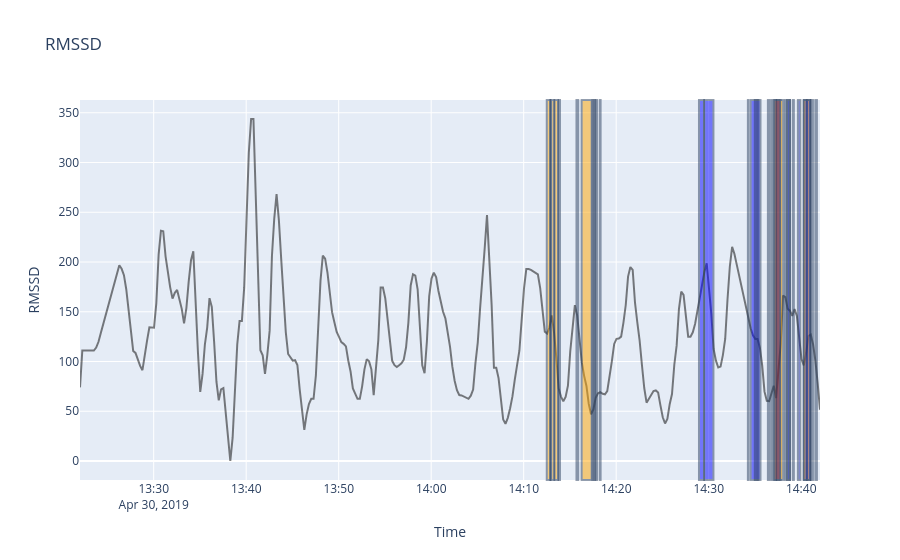

Notebook code for this chart:
### Code cell
# Plot RMSSD along with aggression events
viz.plot_rmssd(df_rmssd, df_bvp)

### Figure 1 — Plotly figure (JSON) as saved in the notebook; plotly's stock layout.template omitted (floating-point values rounded to 4 significant figures; data arrays with more than 128 entries replaced by an {"elided": "..."} marker saying what was removed)
{"data": [{"line": {"color": "black"}, "mode": "lines", "name": "RMSSD", "opacity": 0.5, "type": "scatter", "x": {"elided": "321 str values"}, "y": {"elided": "321 float values"}}], "layout": {"shapes": [{"fillcolor": "red", "opacity": 0.5, "type": "rect", "x0": "2019-04-30T14:36:24.015620117", "x1": "2019-04-30T14:36:33.015620117", "xref": "x", "y0": 0, "y1": 1, "yref": "y domain"}, {"fillcolor": "red", "opacity": 0.5, "type": "rect", "x0": "2019-04-30T14:36:45.734379883", "x1": "2019-04-30T14:36:53.218750", "xref": "x", "y0": 0, "y1": 1, "yref": "y domain"}, {"fillcolor": "red", "opacity": 0.5, "type": "rect", "x0": "2019-04-30T14:37:07.531250", "x1": "2019-04-30T14:37:46.328120117", "xref": "x", "y0": 0, "y1": 1, "yref": "y domain"}, {"fillcolor": "blue", "opacity": 0.5, "type": "rect", "x0": "2019-04-30T14:28:57.015620117", "x1": "2019-04-30T14:29:29.687500", "xref": "x", "y0": 0, "y1": 1, "yref": "y domain"}, {"fillcolor": "blue", "opacity": 0.5, "type": "rect", "x0": "2019-04-30T14:29:31", "x1": "2019-04-30T14:30:30.796879883", "xref": "x", "y0": 0, "y1": 1, "yref": "y domain"}, {"fillcolor": "blue", "opacity": 0.5, "type": "rect", "x0": "2019-04-30T14:34:31.937500", "x1": "2019-04-30T14:35:36.109379883", "xref": "x", "y0": 0, "y1": 1, "yref": "y domain"}, {"fillcolor": "blue", "opacity": 0.5, "type": "rect", "x0": "2019-04-30T14:38:15.109379883", "x1": "2019-04-30T14:38:27.140620117", "xref": "x", "y0": 0, "y1": 1, "yref": "y domain"}, {"fillcolor": "blue", "opacity": 0.5, "type": "rect", "x0": "2019-04-30T14:38:28.656250", "x1": "2019-04-30T14:38:48.046879883", "xref": "x", "y0": 0, "y1": 1, "yref": "y domain"}, {"fillcolor": "blue", "opacity": 0.5, "type": "rect", "x0": "2019-04-30T14:39:38.609379883", "x1": "2019-04-30T14:39:54.859379883", "xref": "x", "y0": 0, "y1": 1, "yref": "y domain"}, {"fillcolor": "blue", "opacity": 0.5, "type": "rect", "x0": "2019-04-30T14:40:18.062500", "x1": "2019-04-30T14:41:00.359379883", "xref": "x", "y0": 0, "y1": 1, "yref": "y domain"}, {"fillcolor": "orange", "opacity": 0.5, "type": "rect", "x0": "2019-04-30T14:12:29.609379883", "x1": "2019-04-30T14:12:52.250000", "xref": "x", "y0": 0, "y1": 1, "yref": "y domain"}, {"fillcolor": "orange", "opacity": 0.5, "type": "rect", "x0": "2019-04-30T14:12:52.437500", "x1": "2019-04-30T14:12:53.203120117", "xref": "x", "y0": 0, "y1": 1, "yref": "y domain"}, {"fillcolor": "orange", "opacity": 0.5, "type": "rect", "x0": "2019-04-30T14:12:58.984379883", "x1": "2019-04-30T14:13:18.109379883", "xref": "x", "y0": 0, "y1": 1, "yref": "y domain"}, {"fillcolor": "orange", "opacity": 0.5, "type": "rect", "x0": "2019-04-30T14:13:19.484379883", "x1": "2019-04-30T14:13:42.890620117", "xref": "x", "y0": 0, "y1": 1, "yref": "y domain"}, {"fillcolor": "orange", "opacity": 0.5, "type": "rect", "x0": "2019-04-30T14:13:46.171879883", "x1": "2019-04-30T14:13:55.468750", "xref": "x", "y0": 0, "y1": 1, "yref": "y domain"}, {"fillcolor": "orange", "opacity": 0.5, "type": "rect", "x0": "2019-04-30T14:15:42.359379883", "x1": "2019-04-30T14:15:53.609379883", "xref": "x", "y0": 0, "y1": 1, "yref": "y domain"}, {"fillcolor": "orange", "opacity": 0.5, "type": "rect", "x0": "2019-04-30T14:16:15.875000", "x1": "2019-04-30T14:17:20.843750", "xref": "x", "y0": 0, "y1": 1, "yref": "y domain"}, {"fillcolor": "orange", "opacity": 0.5, "type": "rect", "x0": "2019-04-30T14:17:26.265620117", "x1": "2019-04-30T14:17:32.234379883", "xref": "x", "y0": 0, "y1": 1, "yref": "y domain"}, {"fillcolor": "orange", "opacity": 0.5, "type": "rect", "x0": "2019-04-30T14:17:37.515620117", "x1": "2019-04-30T14:17:44.109379883", "xref": "x", "y0": 0, "y1": 1, "yref": "y domain"}, {"fillcolor": "orange", "opacity": 0.5, "type": "rect", "x0": "2019-04-30T14:17:46.218750", "x1": "2019-04-30T14:17:57.015620117", "xref": "x", "y0": 0, "y1": 1, "yref": "y domain"}, {"fillcolor": "orange", "opacity": 0.5, "type": "rect", "x0": "2019-04-30T14:18:14.703120117", "x1": "2019-04-30T14:18:19", "xref": "x", "y0": 0, "y1": 1, "yref": "y domain"}, {"fillcolor": "orange", "opacity": 0.5, "type": "rect", "x0": "2019-04-30T14:34:14.218750", "x1": "2019-04-30T14:34:18.031250", "xref": "x", "y0": 0, "y1": 1, "yref": "y domain"}, {"fillcolor": "orange", "opacity": 0.5, "type": "rect", "x0": "2019-04-30T14:34:59.015620117", "x1": "2019-04-30T14:35:08.312500", "xref": "x", "y0": 0, "y1": 1, "yref": "y domain"}, {"fillcolor": "orange", "opacity": 0.5, "type": "rect", "x0": "2019-04-30T14:35:19.265620117", "x1": "2019-04-30T14:35:22.218750", "xref": "x", "y0": 0, "y1": 1, "yref": "y domain"}, {"fillcolor": "orange", "opacity": 0.5, "type": "rect", "x0": "2019-04-30T14:37:03.156250", "x1": "2019-04-30T14:37:17.812500", "xref": "x", "y0": 0, "y1": 1, "yref": "y domain"}, {"fillcolor": "orange", "opacity": 0.5, "type": "rect", "x0": "2019-04-30T14:37:22.062500", "x1": "2019-04-30T14:37:31.250000", "xref": "x", "y0": 0, "y1": 1, "yref": "y domain"}, {"fillcolor": "orange", "opacity": 0.5, "type": "rect", "x0": "2019-04-30T14:37:42.125000", "x1": "2019-04-30T14:38:03.171879883", "xref": "x", "y0": 0, "y1": 1, "yref": "y domain"}, {"fillcolor": "orange", "opacity": 0.5, "type": "rect", "x0": "2019-04-30T14:38:41.843750", "x1": "2019-04-30T14:38:47.234379883", "xref": "x", "y0": 0, "y1": 1, "yref": "y domain"}, {"fillcolor": "orange", "opacity": 0.5, "type": "rect", "x0": "2019-04-30T14:39:06.234379883", "x1": "2019-04-30T14:39:12.500000", "xref": "x", "y0": 0, "y1": 1, "yref": "y domain"}, {"fillcolor": "orange", "opacity": 0.5, "type": "rect", "x0": "2019-04-30T14:40:15.531250", "x1": "2019-04-30T14:40:34.859379883", "xref": "x", "y0": 0, "y1": 1, "yref": "y domain"}, {"fillcolor": "orange", "opacity": 0.5, "type": "rect", "x0": "2019-04-30T14:40:38.671879883", "x1": "2019-04-30T14:40:57.140620117", "xref": "x", "y0": 0, "y1": 1, "yref": "y domain"}, {"fillcolor": "orange", "opacity": 0.5, "type": "rect", "x0": "2019-04-30T14:41:03.468750", "x1": "2019-04-30T14:41:16.187500", "xref": "x", "y0": 0, "y1": 1, "yref": "y domain"}, {"fillcolor": "orange", "opacity": 0.5, "type": "rect", "x0": "2019-04-30T14:41:31.781250", "x1": "2019-04-30T14:41:42.062500", "xref": "x", "y0": 0, "y1": 1, "yref": "y domain"}], "title": {"text": "RMSSD"}, "xaxis": {"anchor": "y", "domain": [0, 1], "title": {"text": "Time"}}, "yaxis": {"anchor": "x", "domain": [0, 1], "title": {"text": "RMSSD"}}}}
